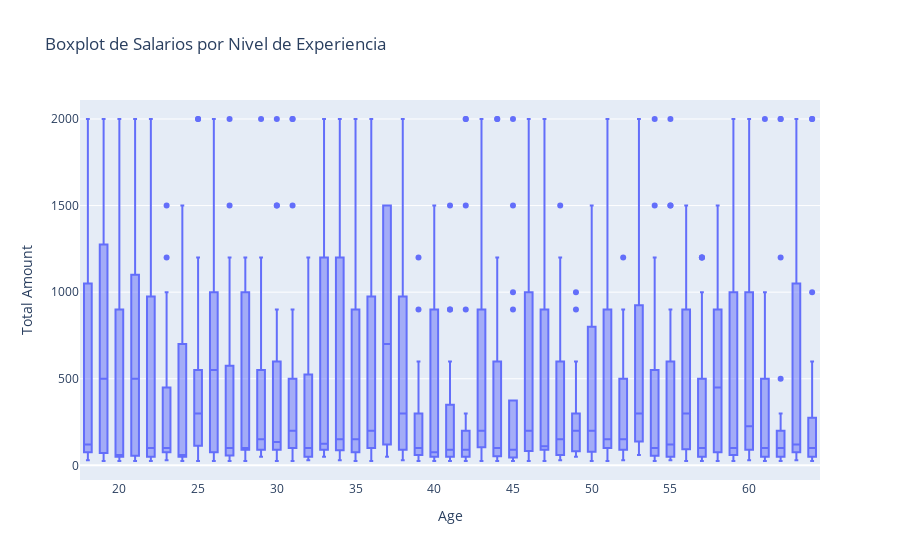

The cell this chart's notebook holds for it:
### Code cell
# Este code es para crear el boxplot en la libreria plotly
fig = px.box(df, x='Age', y='Total Amount', title='Boxplot de Salarios por Nivel de Experiencia')
fig.show()

### Figure 1 — Plotly figure (JSON) as saved in the notebook; plotly's stock layout.template omitted (floating-point values rounded to 4 significant figures; data arrays with more than 128 entries replaced by an {"elided": "..."} marker saying what was removed)
{"data": [{"alignmentgroup": "True", "hovertemplate": "Age=%{x}<br>Total Amount=%{y}<extra></extra>", "legendgroup": "", "marker": {"color": "#636efa"}, "name": "", "notched": false, "offsetgroup": "", "orientation": "v", "showlegend": false, "type": "box", "x": {"elided": "1000 int values"}, "x0": " ", "xaxis": "x", "y": {"elided": "1000 int values"}, "y0": " ", "yaxis": "y"}], "layout": {"boxmode": "group", "legend": {"tracegroupgap": 0}, "title": {"text": "Boxplot de Salarios por Nivel de Experiencia"}, "xaxis": {"anchor": "y", "domain": [0, 1], "title": {"text": "Age"}}, "yaxis": {"anchor": "x", "domain": [0, 1], "title": {"text": "Total Amount"}}}}
